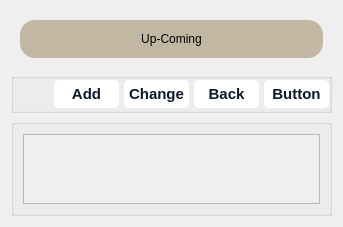
         <widget class="QWidget" name="up_coming_page">
          <layout class="QVBoxLayout" name="verticalLayout_81">
           <item>
            <widget class="QFrame" name="frame_5">
             <property name="sizePolicy">
              <sizepolicy hsizetype="Preferred" vsizetype="Fixed">
               <horstretch>0</horstretch>
               <verstretch>0</verstretch>
              </sizepolicy>
             </property>
             <property name="minimumSize">
              <size>
               <width>0</width>
               <height>56</height>
              </size>
             </property>
             <property name="styleSheet">
              <string notr="true">border:0px;
</string>
             </property>
             <property name="frameShape">
              <enum>QFrame::StyledPanel</enum>
             </property>
             <property name="frameShadow">
              <enum>QFrame::Raised</enum>
             </property>
             <layout class="QVBoxLayout" name="verticalLayout_6">
              <item>
               <widget class="QLabel" name="label_12">
                <property name="styleSheet">
                 <string notr="true">font: 20pt &quot;Segoe UI&quot;;
color:black;
background:rgb(193, 183, 163);
border-radius:15px;</string>
                </property>
                <property name="text">
                 <string>Up-Coming</string>
                </property>
                <property name="alignment">
                 <set>Qt::AlignCenter</set>
                </property>
               </widget>
              </item>
             </layout>
            </widget>
           </item>
           <item>
            <widget class="QGroupBox" name="groupBox_6">
             <property name="sizePolicy">
              <sizepolicy hsizetype="Preferred" vsizetype="Fixed">
               <horstretch>0</horstretch>
               <verstretch>0</verstretch>
              </sizepolicy>
             </property>
             <property name="minimumSize">
              <size>
               <width>0</width>
               <height>40</height>
              </size>
             </property>
             <property name="styleSheet">
              <string notr="true">QPushButton {
  background-color: #fff;
  border: 0 solid #e2e8f0;
  border-radius: 5px;
  color: #0d172a;
  font-family: &quot;Basier circle&quot;,-apple-system,system-ui,&quot;Segoe UI&quot;,Roboto,&quot;Helvetica Neue&quot;,Arial,&quot;Noto Sans&quot;,sans-serif,&quot;Apple Color Emoji&quot;,&quot;Segoe UI Emoji&quot;,&quot;Segoe UI Symbol&quot;,&quot;Noto Color Emoji&quot;;
  font-size: 15px;
  font-weight: 600;
  line-height: 1;
  padding: 5px 5px;
  text-align: center;
  text-decoration:none #0d172a solid;
}

QPushButton:hover {
  background-color: #221D23;
  color: #fff;
}

QGroupBox{background: #00000000}</string>
             </property>
             <property name="title">
              <string/>
             </property>
             <layout class="QHBoxLayout" name="horizontalLayout_4">
              <property name="spacing">
               <number>5</number>
              </property>
              <property name="leftMargin">
               <number>0</number>
              </property>
              <property name="topMargin">
               <number>0</number>
              </property>
              <property name="rightMargin">
               <number>0</number>
              </property>
              <property name="bottomMargin">
               <number>0</number>
              </property>
              <item>
               <spacer name="horizontalSpacer_2">
                <property name="orientation">
                 <enum>Qt::Horizontal</enum>
                </property>
                <property name="sizeHint" stdset="0">
                 <size>
                  <width>40</width>
                  <height>20</height>
                 </size>
                </property>
               </spacer>
              </item>
              <item>
               <widget class="QPushButton" name="addTaskButton">
                <property name="sizePolicy">
                 <sizepolicy hsizetype="Fixed" vsizetype="Fixed">
                  <horstretch>0</horstretch>
                  <verstretch>0</verstretch>
                 </sizepolicy>
                </property>
                <property name="minimumSize">
                 <size>
                  <width>65</width>
                  <height>0</height>
                 </size>
                </property>
                <property name="text">
                 <string>Add</string>
                </property>
               </widget>
              </item>
              <item>
               <widget class="QPushButton" name="upCommingChangeButton">
                <property name="sizePolicy">
                 <sizepolicy hsizetype="Fixed" vsizetype="Fixed">
                  <horstretch>0</horstretch>
                  <verstretch>0</verstretch>
                 </sizepolicy>
                </property>
                <property name="minimumSize">
                 <size>
                  <width>65</width>
                  <height>0</height>
                 </size>
                </property>
                <property name="text">
                 <string>Change</string>
                </property>
               </widget>
              </item>
              <item>
               <widget class="QPushButton" name="upCommingBackButton">
                <property name="sizePolicy">
                 <sizepolicy hsizetype="Fixed" vsizetype="Fixed">
                  <horstretch>0</horstretch>
                  <verstretch>0</verstretch>
                 </sizepolicy>
                </property>
                <property name="minimumSize">
                 <size>
                  <width>65</width>
                  <height>0</height>
                 </size>
                </property>
                <property name="text">
                 <string>Back</string>
                </property>
               </widget>
              </item>
              <item>
               <widget class="QPushButton" name="upCommingExtraButton">
                <property name="sizePolicy">
                 <sizepolicy hsizetype="Fixed" vsizetype="Fixed">
                  <horstretch>0</horstretch>
                  <verstretch>0</verstretch>
                 </sizepolicy>
                </property>
                <property name="minimumSize">
                 <size>
                  <width>65</width>
                  <height>0</height>
                 </size>
                </property>
                <property name="text">
                 <string>Button</string>
                </property>
               </widget>
              </item>
             </layout>
            </widget>
           </item>
           <item>
            <widget class="QGroupBox" name="groupBox_3">
             <property name="layoutDirection">
              <enum>Qt::LeftToRight</enum>
             </property>
             <property name="title">
              <string/>
             </property>
             <property name="alignment">
              <set>Qt::AlignLeading|Qt::AlignLeft|Qt::AlignVCenter</set>
             </property>
             <layout class="QVBoxLayout" name="verticalLayout_82">
              <item>
               <widget class="QScrollArea" name="bal">
                <property name="widgetResizable">
                 <bool>true</bool>
                </property>
                <widget class="QWidget" name="upNextArea">
                 <property name="geometry">
                  <rect>
                   <x>0</x>
                   <y>0</y>
                   <width>42</width>
                   <height>18</height>
                  </rect>
                 </property>
                 <layout class="QVBoxLayout" name="verticalLayout_83"/>
                </widget>
               </widget>
              </item>
             </layout>
            </widget>
           </item>
          </layout>
         </widget>
